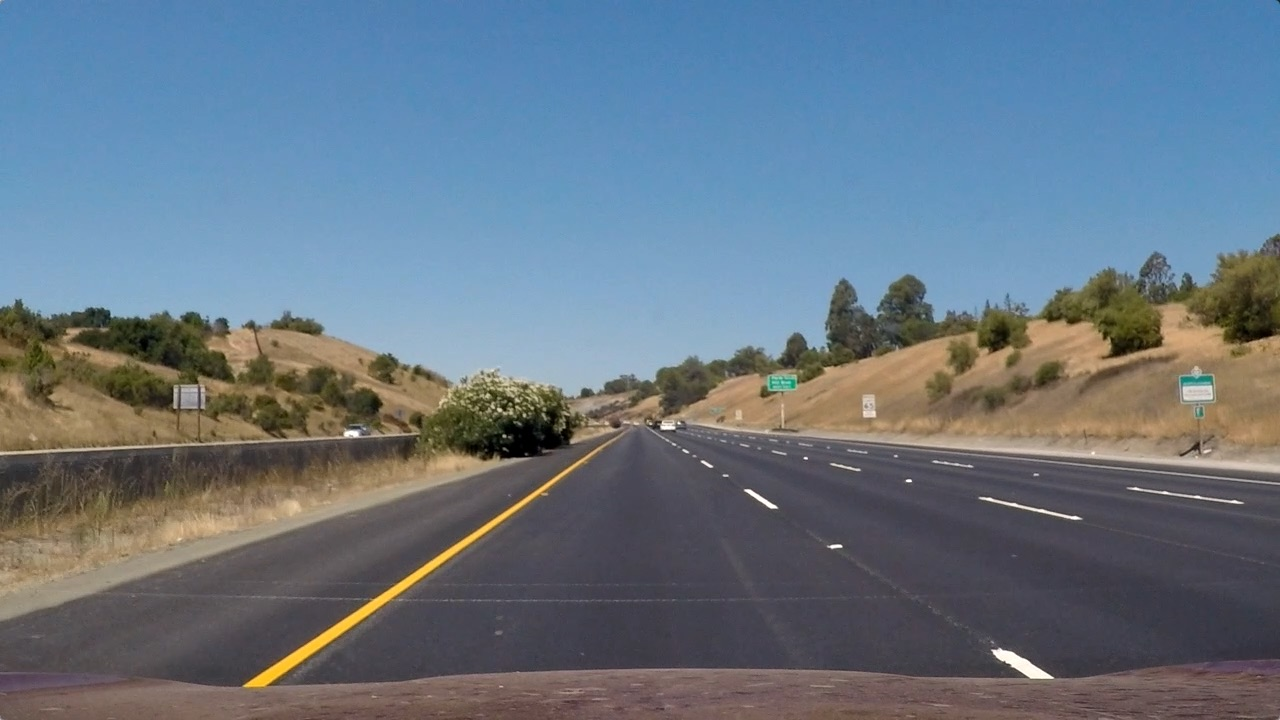
#> input picture test_images/straight_lines1.jpg, 1280 x 720 px
$ python -i lane_detection.py   (imports and definitions only)
#> lines starting #> are read from the running program, lines starting #| are printed output that depends on the picture
from moviepy.editor import VideoFileClip
import numpy as np
import cv2
import sys
#Global variables for bash
input_path = None
output_path = None
option = None  #uses -- or - notation

n_args = len(sys.argv) #minimum is two
input_path = sys.argv[1]
output_path = sys.argv[2]
if(n_args>3):
    option = sys.argv[3]
# Histogram Equalizer

def hist_equalizer(img):
    equ = cv2.equalizeHist(img)
    return equ

def get_hist(img):
    hist = np.sum(img[img.shape[0]//2:,:], axis=0)
    return hist

def gaussian_blur(img,kernel_size=5):
    return cv2.GaussianBlur(img,(kernel_size,kernel_size),0)

def draw_roi(img,isClosed=True,color=(255,0,0),thickness=5):
    x,y = (img.shape[1],img.shape[0])
    pts = np.array([[0.15*x,0.95*y], [0.43*x,int(0.65*y)],
                [0.58*x,0.65*y], [1*x,0.95*y]],
               np.int32)
    pts = pts.reshape((-1, 1, 2))
    img = cv2.polylines(img, [pts],
                      isClosed, color,
                      thickness)
    return img

def perspective_transform(img,dst_size=(1280,720),inv=0):
    img_size=np.float32([(img.shape[1],img.shape[0])])
    #Region of Interest
    #Order is top left, top right, bottom left, bottom right
    src=np.float32([(0.43,0.65),(0.58,0.65),(0.15,0.95),(0.95,0.95)])
    dst=np.float32([(0,0), (1, 0), (0,1), (1,1)])
    srcPoints = src*img_size
    dstPoints = dst*np.float32(dst_size)
    if(inv):
        M = cv2.getPerspectiveTransform(dstPoints,srcPoints) #inverse
    else:
        M = cv2.getPerspectiveTransform(srcPoints,dstPoints) #Returns a matrix that transforms an Image
    warped_image = cv2.warpPerspective(img,M,dst_size)
    return warped_image

def top_hat_filter(img):
    #to enhance bright objects of interest in a dark background
    kernel = cv2.getStructuringElement(cv2.MORPH_RECT,(30,3))
    tophat = cv2.morphologyEx(img, cv2.MORPH_TOPHAT, kernel)

    mask = np.zeros_like(tophat)
    mask[((tophat >= 10)&(tophat<=150))] = 1
    return mask

def lane_filter(img):
    img = np.copy(img)
    # Convert to HLS color space and separate the V channel
    hls = cv2.cvtColor(img, cv2.COLOR_RGB2HLS)
    hls = gaussian_blur(hls,5)
    lab = cv2.cvtColor(img, cv2.COLOR_RGB2LAB)
    lab = gaussian_blur(lab,5)

    l_channel = lab[:,:,0]
    s_channel = hls[:,:,2]
    h_channel = hls[:,:,0]

    #l_channel works relatively good under bridge and detects white lines
    tophat = top_hat_filter(l_channel)

    #Works well with to differentiate colors @sun/dirt
    #to detect the colored Lane
    s_thresh=(100, 255)
    s_binary = np.zeros_like(s_channel)
    s_binary[(s_channel >= s_thresh[0]) & (s_channel <= s_thresh[1])] = 1

    combined_binary = np.zeros_like(tophat)
    combined_binary[(s_binary == 1) | (tophat == 1)] = 1
    # to eliminate noise around lane
    #     kernel = np.ones((10,1),np.uint8)
#     s_binary = cv2.erode(s_binary,kernel,iterations = 2)
    return combined_binary

#Globally defined to store the parameters of past images
left_a, left_b, left_c = [],[],[]
right_a, right_b, right_c = [],[],[]

def sliding_window(img,
                   nwindows=9, #Number of windows
                   margin=100, #half window width 100?
                   minpix = 1 #minimum number of pixels to recenter the window 50?
                  ):
    global left_a, left_b, left_c,right_a, right_b, right_c  # hn3raf ba3den
    left_fit_= np.empty(3) #parameters of 2nd order polynomial
    right_fit_ = np.empty(3)
    out_img = np.dstack((img, img, img))*255 #Converts binary to 3 dimensional channel normal RGB

    #USING HISTOGRAM METHOD
    histogram = get_hist(img)
    # find peaks of left and right halves
    midpoint = int(histogram.shape[0]/2)
    leftx_base = np.argmax(histogram[:midpoint])
    rightx_base = np.argmax(histogram[midpoint:]) + midpoint

    # Set height of windows
    window_height = np.int32(img.shape[0]/nwindows)
    # Identify the x and y positions of all nonzero pixels in the image
    # Indices in image is the coordinates the row is the height is the y
    # the column is the width is the x
    nonzero = img.nonzero()
    nonzeroy = np.array(nonzero[0])
    nonzerox = np.array(nonzero[1])
    # Current positions to be updated for each window
    leftx_current = leftx_base
    rightx_current = rightx_base


    # Create empty lists to receive left and right lane pixel indices
    left_lane_inds = []
    right_lane_inds = []

    # Step through the windows one by one
    for window in range(nwindows):
        # Identify window boundaries in x and y (and right and left)
        win_y_low = img.shape[0] - (window+1)*window_height
        win_y_high = img.shape[0] - window*window_height
        win_xleft_low = leftx_current - margin
        win_xleft_high = leftx_current + margin
        win_xright_low = rightx_current - margin
        win_xright_high = rightx_current + margin

        # Draw the windows on the visualization image
        cv2.rectangle(out_img,(win_xleft_low,win_y_low),(win_xleft_high,win_y_high),
        (0,255,0), 3)
        cv2.rectangle(out_img,(win_xright_low,win_y_low),(win_xright_high,win_y_high),
        (0,255,0), 3)

        #Get non-zero pixels within each window by getting the indices of nonzerox
        good_left_inds = ((nonzeroy >= win_y_low) & (nonzeroy < win_y_high) &
        (nonzerox >= win_xleft_low) &  (nonzerox < win_xleft_high)).nonzero()[0]
        #[0] get indices of nonzerox only but you can access nonzeroy with it too
        good_right_inds = ((nonzeroy >= win_y_low) & (nonzeroy < win_y_high) &
        (nonzerox >= win_xright_low) &  (nonzerox < win_xright_high)).nonzero()[0]
        # Append these indices to the lists
        left_lane_inds.append(good_left_inds)
        right_lane_inds.append(good_right_inds)
        '''
        minpix is used to recenter the window and depends on how good the filter is
        if minpix is low it might be affected by the noise(?)
        therefore we keep minpix at 50 pixels for now to only recenter in the direction of any solid line
        '''
        # If you found > minpix pixels, recenter next window on their mean position
        if len(good_left_inds) > minpix:
            leftx_current = np.int32(np.mean(nonzerox[good_left_inds]))
        if len(good_right_inds) > minpix:
            rightx_current = np.int32(np.mean(nonzerox[good_right_inds]))


    # Concatenate the arrays of indices
    #All pixels within all 9 windows
    left_lane_inds = np.concatenate(left_lane_inds)
    right_lane_inds = np.concatenate(right_lane_inds)

    # Extract left and right line pixel positions
    #All x and y coordinates for pixels residing inside the 9 windows
    leftx = nonzerox[left_lane_inds]
    lefty = nonzeroy[left_lane_inds]
    rightx = nonzerox[right_lane_inds]
    righty = nonzeroy[right_lane_inds]

    # Fit a second order polynomial to each
    #Returns three parameters
    left_fit = np.polyfit(lefty, leftx,
                          2 #Order of the equation
                         )
    right_fit = np.polyfit(righty, rightx, 2)

    #ay^2+by+c
    #store these three parameters
    left_a.append(left_fit[0])
    left_b.append(left_fit[1])
    left_c.append(left_fit[2])

    right_a.append(right_fit[0])
    right_b.append(right_fit[1])
    right_c.append(right_fit[2])

    #find the mean for the last 10 frames
    left_fit_[0] = np.mean(left_a[-10:])
    left_fit_[1] = np.mean(left_b[-10:])
    left_fit_[2] = np.mean(left_c[-10:])

    right_fit_[0] = np.mean(right_a[-10:])
    right_fit_[1] = np.mean(right_b[-10:])
    right_fit_[2] = np.mean(right_c[-10:])

    # Generate x and y values for plotting the two curves
    ploty = np.linspace(0, img.shape[0]-1, img.shape[0] ) #the points that will be on the y-axis
    left_fitx = left_fit_[0]*ploty**2 + left_fit_[1]*ploty + left_fit_[2]
    right_fitx = right_fit_[0]*ploty**2 + right_fit_[1]*ploty + right_fit_[2]

    return out_img, (left_fitx, right_fitx), (left_fit_, right_fit_), ploty

#Overlay on frames
def draw_lanes(img, left_fit, right_fit,ploty):
#     ploty = np.linspace(0, img.shape[0]-1, img.shape[0])
    color_img = np.zeros_like(img)
    #Horizontal stack #dstack = depth stack #vstack = vertical stack
    left = np.array([np.transpose(np.vstack([left_fit, ploty]))])
    right = np.array([np.flipud(np.transpose(np.vstack([right_fit, ploty])))]) #flip up to down
    points = np.hstack((left, right))
    #Draw two curved lines
    cv2.polylines(color_img, np.int_(left) , False, (255,0,0),50) #Red curved line
    cv2.polylines(color_img, np.int_(right), False, (0,0,255),50) #Blue curved line
    #Draw a polygon of the curve shape
    cv2.fillPoly(color_img, np.int_(points), (0,255,0)) #Green curve
    inv_perspective = perspective_transform(color_img,inv=1)
    inv_perspective = cv2.addWeighted(img, 1, inv_perspective, 0.7, 0)
    return inv_perspective,color_img

def get_curve(img, leftx, rightx):
    # get image y-axis
    # linspace takes start, stop, number of steps
    # so here we will start from 0, reach to image last y point
    # and takes steps equal to all image y pixels
    ploty = np.linspace(0, img.shape[0]-1, img.shape[0])
    y_eval = np.max(ploty)

    # these values are related to camera
    ym_per_pix = 30.5/720 # meters per pixel in y dimension
    xm_per_pix = 3.7/730 # meters per pixel in x dimension

    # Fit new polynomials to x,y in world space
    left_fit_cr = np.polyfit(ploty*ym_per_pix, leftx*xm_per_pix, 2)
    right_fit_cr = np.polyfit(ploty*ym_per_pix, rightx*xm_per_pix, 2)

    # Calculate the new radii of curvature
    left_curverad = ((1 + (2*left_fit_cr[0]*y_eval*ym_per_pix + left_fit_cr[1])**2)**1.5) / np.absolute(2*left_fit_cr[0])
    right_curverad = ((1 + (2*right_fit_cr[0]*y_eval*ym_per_pix + right_fit_cr[1])**2)**1.5) / np.absolute(2*right_fit_cr[0])

    # center of x-axis
    car_pos = img.shape[1]/2

    l_fit_x_int = left_fit_cr[0]*img.shape[0]**2 + left_fit_cr[1]*img.shape[0] + left_fit_cr[2]
    r_fit_x_int = right_fit_cr[0]*img.shape[0]**2 + right_fit_cr[1]*img.shape[0] + right_fit_cr[2]
    lane_center_position = (r_fit_x_int + l_fit_x_int) /2
    center = (car_pos - lane_center_position) * xm_per_pix / 10

    return (left_curverad, right_curverad, center)

# [27 lines left out: function debugging_video_frame_by_frame, not called in this run]

def final_output(img):
    # define font style
    font = cv2.FONT_HERSHEY_SIMPLEX
    fontColor = (52, 119, 235) #RGB
    fontSize=2
    textPosition = (50,50)

    img_roi = np.copy(img)
    img_roi = draw_roi(img_roi) #Region of interest 1

    img_pip = lane_filter(img) #Returns binary image s_condition + l_channel tophat
    img_pip2 = np.dstack((img_pip,img_pip,img_pip))*255
    cv2.putText(img_pip2, 'Filtered Image', textPosition, font, fontSize, fontColor, 2)

   # Birdview
    img_pt = perspective_transform(img_pip, dst_size=(1280,720),inv=0) #birdview
    img_pt[int(img_pt.shape[0]//2):img_pt.shape[0],400:900] = 0
#     img_pt[int(img_pt.shape[0]/2):img_pt.shape[0],250:1000] = 0
    img_pt2 = np.dstack((img_pt,img_pt,img_pt))*255
    cv2.putText(img_pt2, 'Bird eye view', textPosition, font, fontSize, fontColor, 2)

    img_sw, curves, _, ploty = sliding_window(img_pt) #Sliding window image + curve points and parameters
    cv2.putText(img_sw, 'Sliding window result', textPosition, font, fontSize, fontColor, 2)


    # get curves
    curverad =get_curve(img, curves[0], curves[1])
    lane_curve = np.mean([curverad[0], curverad[1]])

    img_final,birdview_curve = draw_lanes(img, curves[0], curves[1],ploty) #draws the overlay
    cv2.putText(birdview_curve, 'Polynomial fit', textPosition, font, fontSize, fontColor, 2)
    #Debugging mode?
    if(option =='-d' or option == '--debug'):

        # resize images
        #Bottom
        img_bot = np.hstack((img_sw,birdview_curve)) #Same width but half height
        img_bot = cv2.resize(img_bot, (img_final.shape[1],int(img_final.shape[0]/2)))
        img = np.vstack((img_final,img_bot))

        #Side
        img_stack = np.vstack((img_pip2,img_pt2))
        # img_stack = np.dstack((img_stack,img_stack,img_stack))*255
        img_side = np.vstack((img_roi,img_stack))
        img_side = cv2.resize(img_side, (int(img.shape[1]/2),img.shape[0]))
        img_final = np.hstack((img,img_side))

    cv2.putText(img_final, 'Lane Curvature: {:.0f} m'.format(lane_curve), (50, 50), font, 1, fontColor, 2)
    cv2.putText(img_final, 'Vehicle offset: {:.4f} m'.format(curverad[2]), (50, 80), font, 1, fontColor, 2)
    return img_final

def video_output():
    global input_path,output_path
    myclip = VideoFileClip(input_path)#.subclip(40,43)
    clip = myclip.fl_image(final_output)
    clip.write_videofile(output_path, fps =25,audio=False)

video_output()
#> (the call stopped at in video_output, `myclip = VideoFileClip(input_path)#.subclip(40,43)`: moviepy is not available in this run)

>>> import cv2
>>> picture = cv2.cvtColor(cv2.imread('test_images/straight_lines1.jpg'), cv2.COLOR_BGR2RGB)
>>> result = final_output(picture)
#> in final_output, `cv2.putText(img_pip2, 'Filtered Image', textPosition, font, fontSize, ..`:
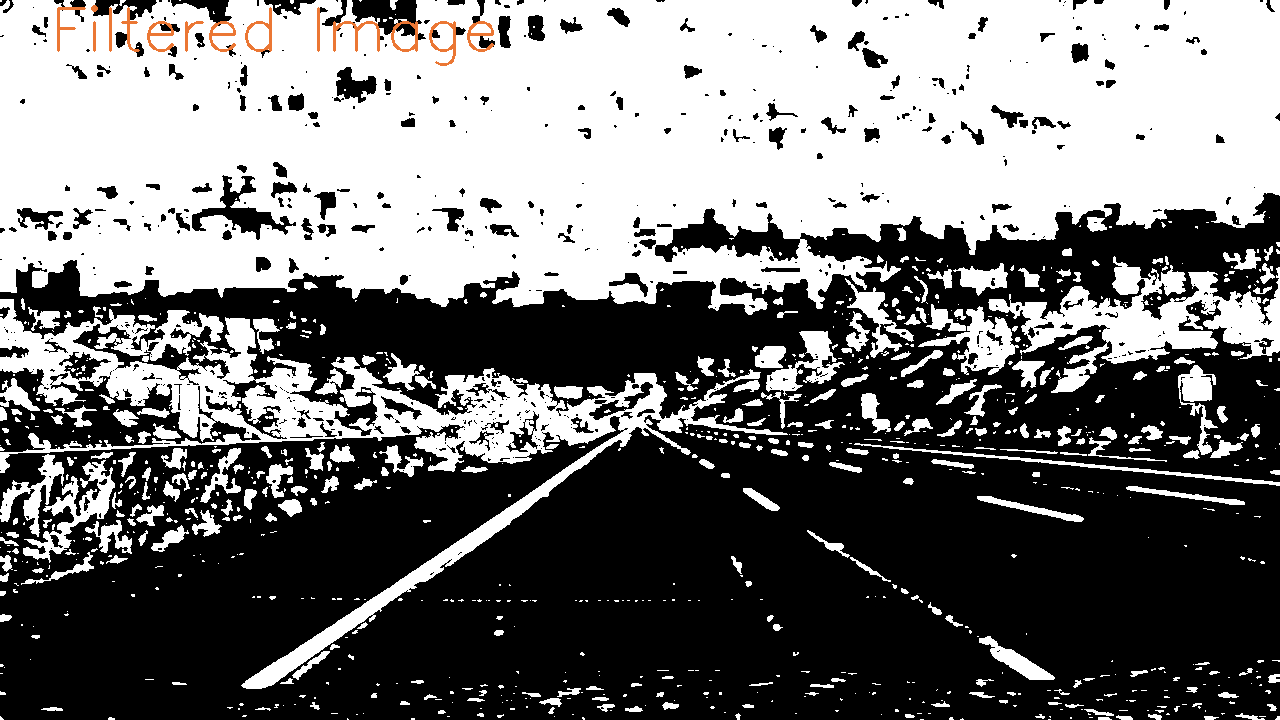
#> img_pip2: shape (720, 1280, 3); mean of channels 0, 1, 2 116.7, 117, 117.4; drawn as B, G, R
#> in get_hist, `hist = np.sum(img[img.shape[0]//2:,:], axis=0)`: hist = 1280 values, max 360 at index 87, min 0 at index 16, mean 24.33
#> in sliding_window, `histogram = get_hist(img)`: histogram has the same summary as hist in get_hist
#> in sliding_window, `leftx_base = np.argmax(histogram[:midpoint])`: leftx_base = 87
#> in sliding_window, `rightx_base = np.argmax(histogram[midpoint:]) + midpoint`: rightx_base = 1070
#> in sliding_window, `nonzero = img.nonzero()`: nonzero = 72470 positions, rows 0 to 719, columns 0 to 1258
#> in sliding_window, `leftx_current = leftx_base`: leftx_current = 87
#> in sliding_window, `rightx_current = rightx_base`: rightx_current = 1070
#> the loop in sliding_window, `for window in range(nwindows):` made 9 passes
#> (win_xleft_low, win_xleft_high, win_xright_low, win_xright_high, leftx_current, rightx_current) on passes 1, 2, 3, 4, 5, 6, 8, 9: (-13, 187, 970, 1170, 88, 1076), (-12, 188, 976, 1176, 100, 1068), (0, 200, 968, 1168, 112, 1070), (12, 212, 970, 1170, 119, 1062), (19, 219, 962, 1162, 123, 1074), (23, 223, 974, 1174, 130, 1082), (31, 231, 982, 1182, 132, 1088), (32, 232, 988, 1188, 138, 1083)
#> after the loop in sliding_window, `for window in range(nwindows):`:
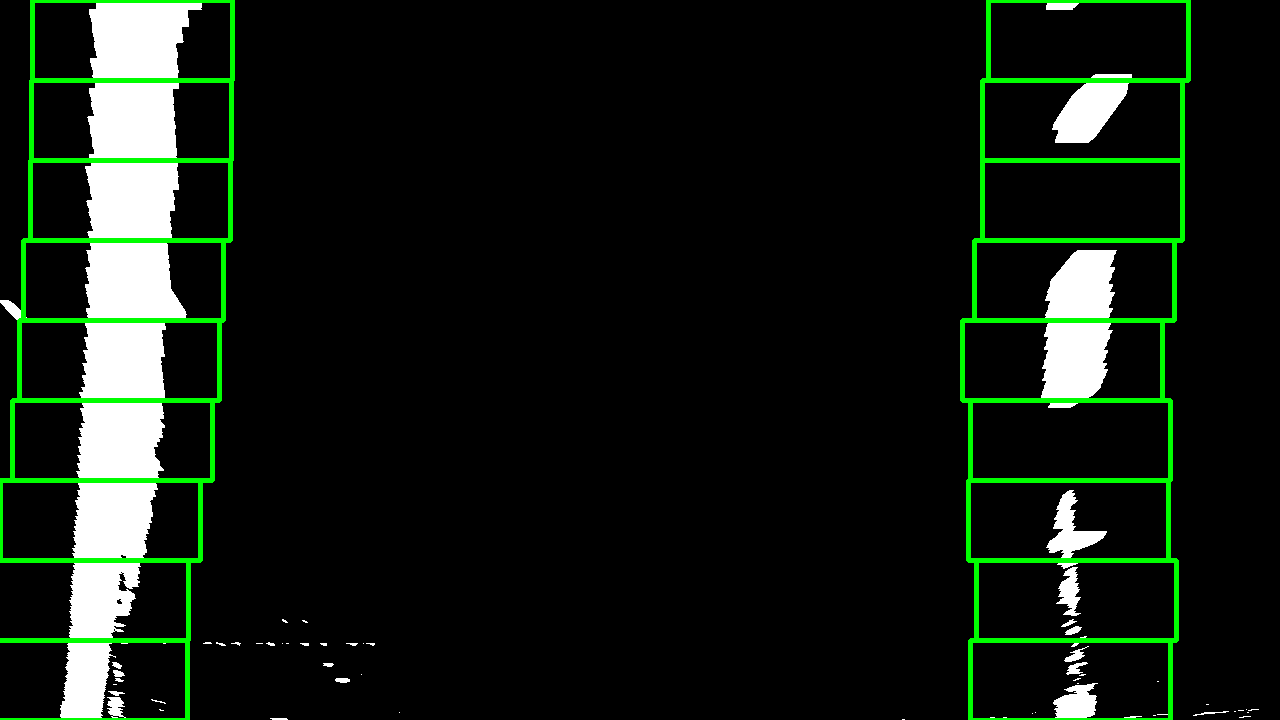
#> out_img: shape (720, 1280, 3); mean of channels 0, 1, 2 18.8, 27.4, 18.8; drawn as B, G, R
#> after the loop in sliding_window, `for window in range(nwindows):`: left_lane_inds = 9 items
#> in sliding_window, `right_lane_inds = np.concatenate(right_lane_inds)`: right_lane_inds = 16817 values, max 72469 at index 1552, min 107 at index 16273, mean 37829.7
#> in sliding_window, `rightx = nonzerox[right_lane_inds]`: rightx = 16817 values, max 1168 at index 1379, min 982 at index 1534, mean 1078.4
#> in sliding_window, `righty = nonzeroy[right_lane_inds]`: righty = 16817 values, max 719 at index 1534, min 0 at index 16273, mean 347.7
#> in sliding_window, `left_fit = np.polyfit(lefty, leftx, 2`: left_fit = [-0.000104, 0.00454, 136.3]
#> in sliding_window, `right_fit = np.polyfit(righty, rightx, 2)`: right_fit = [6.46e-05, -0.0783, 1095.8]
#> in final_output, `img_sw, curves, _, ploty = sliding_window(img_pt)`: ploty = 720 values from 0 to 719
#> in get_curve, `left_fit_cr = np.polyfit(ploty*ym_per_pix, leftx*xm_per_pix, 2)`: left_fit_cr = [-0.000295, 0.000543, 0.691]
#> in get_curve, `right_fit_cr = np.polyfit(ploty*ym_per_pix, rightx*xm_per_pix, 2)`: right_fit_cr = [0.000182, -0.00937, 5.55]
#> in get_curve, `left_curverad = ((1 + (2*left_fit_cr[0]*y_eval*ym_per_pix + left_fit_c..`: left_curverad = 1694.8
#> in get_curve, `right_curverad = ((1 + (2*right_fit_cr[0]*y_eval*ym_per_pix + right_fi..`: right_curverad = 2741.1
#> in get_curve, `l_fit_x_int = left_fit_cr[0]*img.shape[0]**2 + left_fit_cr[1]*img.shap..`: l_fit_x_int = -151.9
#> in get_curve, `r_fit_x_int = right_fit_cr[0]*img.shape[0]**2 + right_fit_cr[1]*img.sh..`: r_fit_x_int = 93.37
#> in get_curve, `lane_center_position = (r_fit_x_int + l_fit_x_int) /2`: lane_center_position = -29.28
#> in get_curve, `center = (car_pos - lane_center_position) * xm_per_pix / 10`: center = 0.339
#> in final_output, `curverad =get_curve(img, curves[0], curves[1])`: curverad = (1694.8, 2741.1, 0.339)
#> in final_output, `lane_curve = np.mean([curverad[0], curverad[1]])`: lane_curve = 2218
#> in draw_lanes, `left = np.array([np.transpose(np.vstack([left_fit, ploty]))])`: left = 720 pairs, first value 85.49 to 136.3, second value 0 to 719
#> in draw_lanes, `right = np.array([np.flipud(np.transpose(np.vstack([right_fit, ploty])..`: right = 720 pairs, first value 1072 to 1095.8, second value 0 to 719
#> in draw_lanes, `points = np.hstack((left, right))`: points = 1440 pairs, first value 85.49 to 1095.8, second value 0 to 719
#> in draw_lanes, `cv2.fillPoly(color_img, np.int_(points), (0,255,0))`:
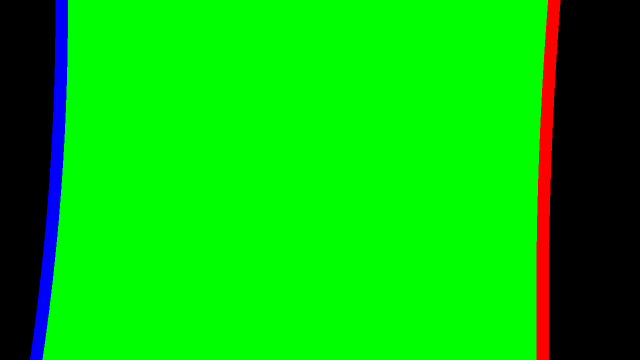
#> color_img: shape (720, 1280, 3) (shown at 1/2 size); mean of channels 0, 1, 2 5, 191.2, 5; drawn as B, G, R
#> in final_output, `cv2.putText(img_final, 'Vehicle offset: {:.4f} m'.format(curverad[2]),..`:
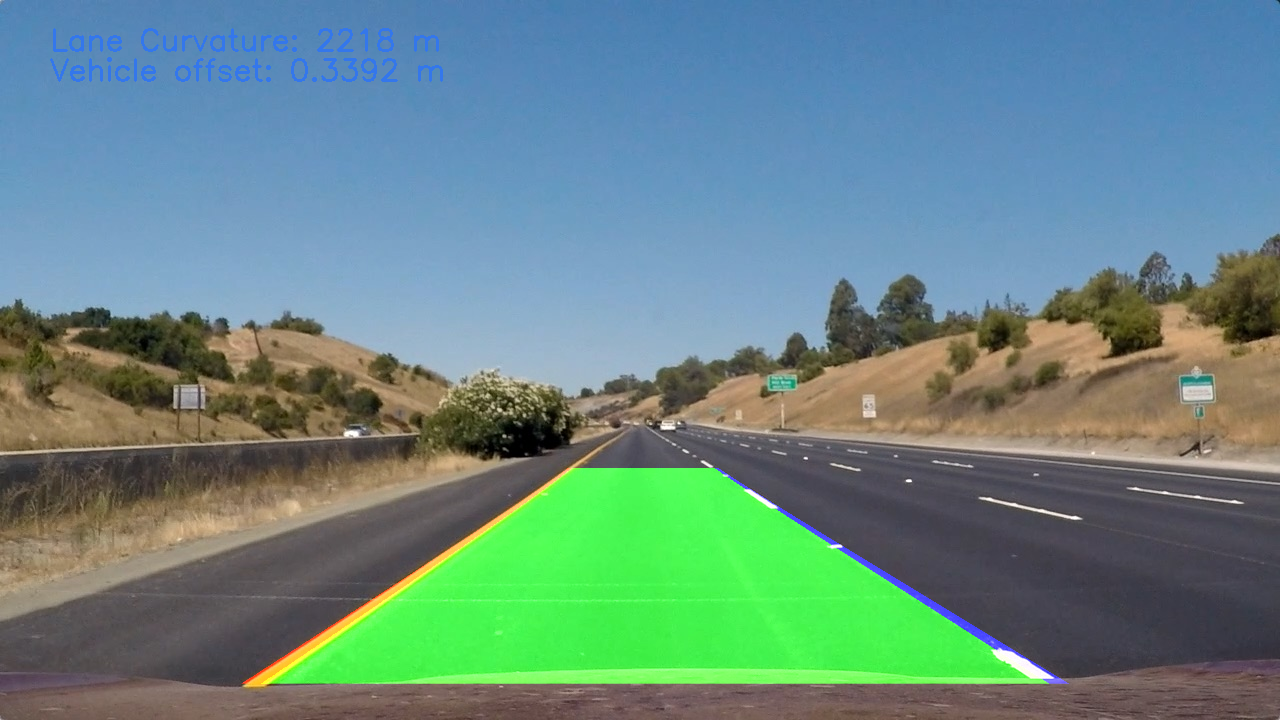
#> img_final: shape (720, 1280, 3); mean R, G, B 103, 136.4, 131.8
